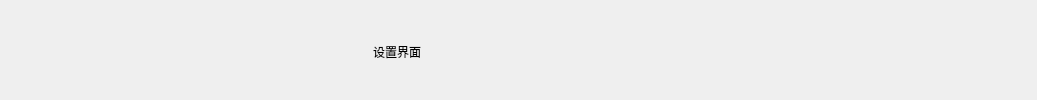
    <widget class="QWidget" name="titleWidget" native="true">
     <property name="minimumSize">
      <size>
       <width>0</width>
       <height>42</height>
      </size>
     </property>
     <property name="styleSheet">
      <string notr="true"/>
     </property>
     <layout class="QHBoxLayout" name="horizontalLayout_2">
      <property name="spacing">
       <number>10</number>
      </property>
      <property name="leftMargin">
       <number>20</number>
      </property>
      <property name="topMargin">
       <number>4</number>
      </property>
      <property name="rightMargin">
       <number>10</number>
      </property>
      <property name="bottomMargin">
       <number>0</number>
      </property>
      <item>
       <widget class="QLabel" name="logoLab">
        <property name="minimumSize">
         <size>
          <width>120</width>
          <height>30</height>
         </size>
        </property>
        <property name="maximumSize">
         <size>
          <width>0</width>
          <height>30</height>
         </size>
        </property>
        <property name="styleSheet">
         <string notr="true">border-image: url(:/png/main/logo.png);</string>
        </property>
        <property name="text">
         <string notr="true"/>
        </property>
       </widget>
      </item>
      <item>
       <spacer name="horizontalSpacer_23">
        <property name="orientation">
         <enum>Qt::Horizontal</enum>
        </property>
        <property name="sizeHint" stdset="0">
         <size>
          <width>40</width>
          <height>20</height>
         </size>
        </property>
       </spacer>
      </item>
      <item>
       <widget class="QLabel" name="nameLab">
        <property name="minimumSize">
         <size>
          <width>414</width>
          <height>0</height>
         </size>
        </property>
        <property name="text">
         <string>设置界面</string>
        </property>
        <property name="alignment">
         <set>Qt::AlignCenter</set>
        </property>
       </widget>
      </item>
      <item>
       <widget class="QLabel" name="timeLab">
        <property name="minimumSize">
         <size>
          <width>413</width>
          <height>0</height>
         </size>
        </property>
        <property name="text">
         <string notr="true"/>
        </property>
        <property name="alignment">
         <set>Qt::AlignRight|Qt::AlignTrailing|Qt::AlignVCenter</set>
        </property>
       </widget>
      </item>
     </layout>
    </widget>
